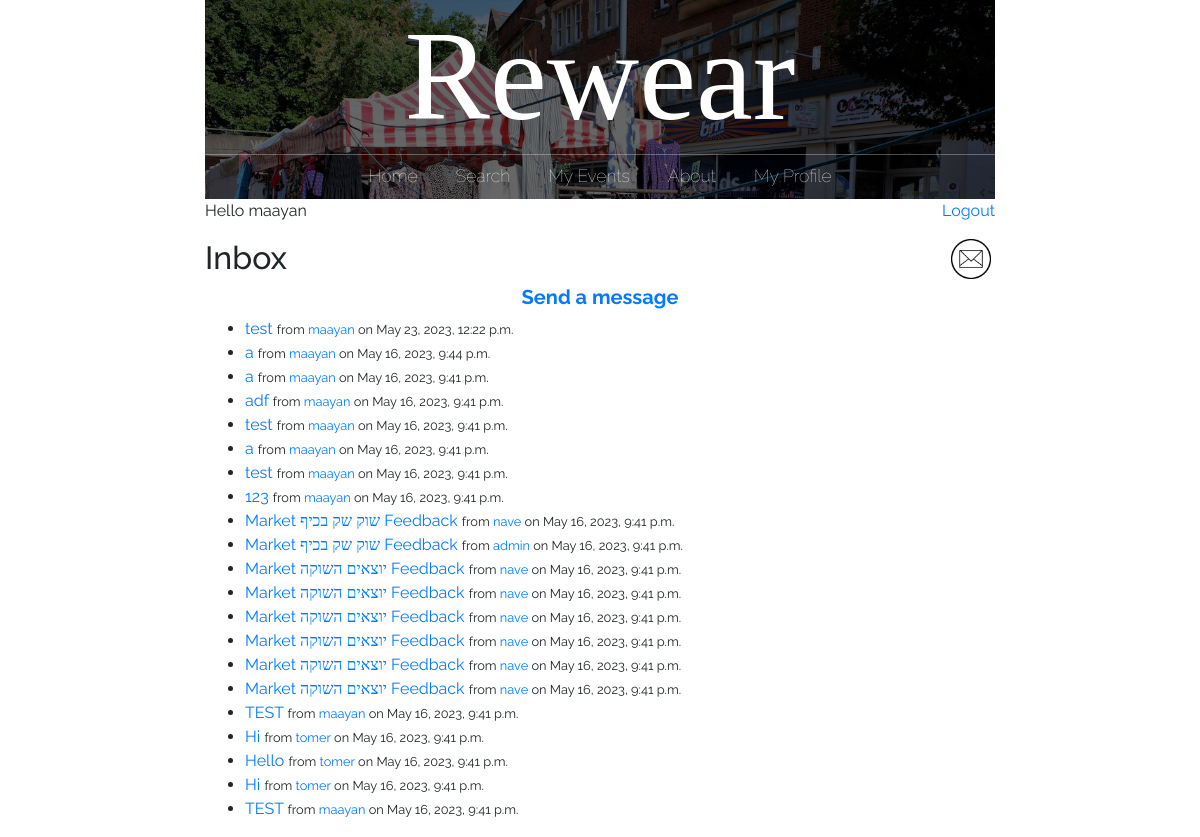
The page /inbox/ (signed in) on the database as committed earlier.
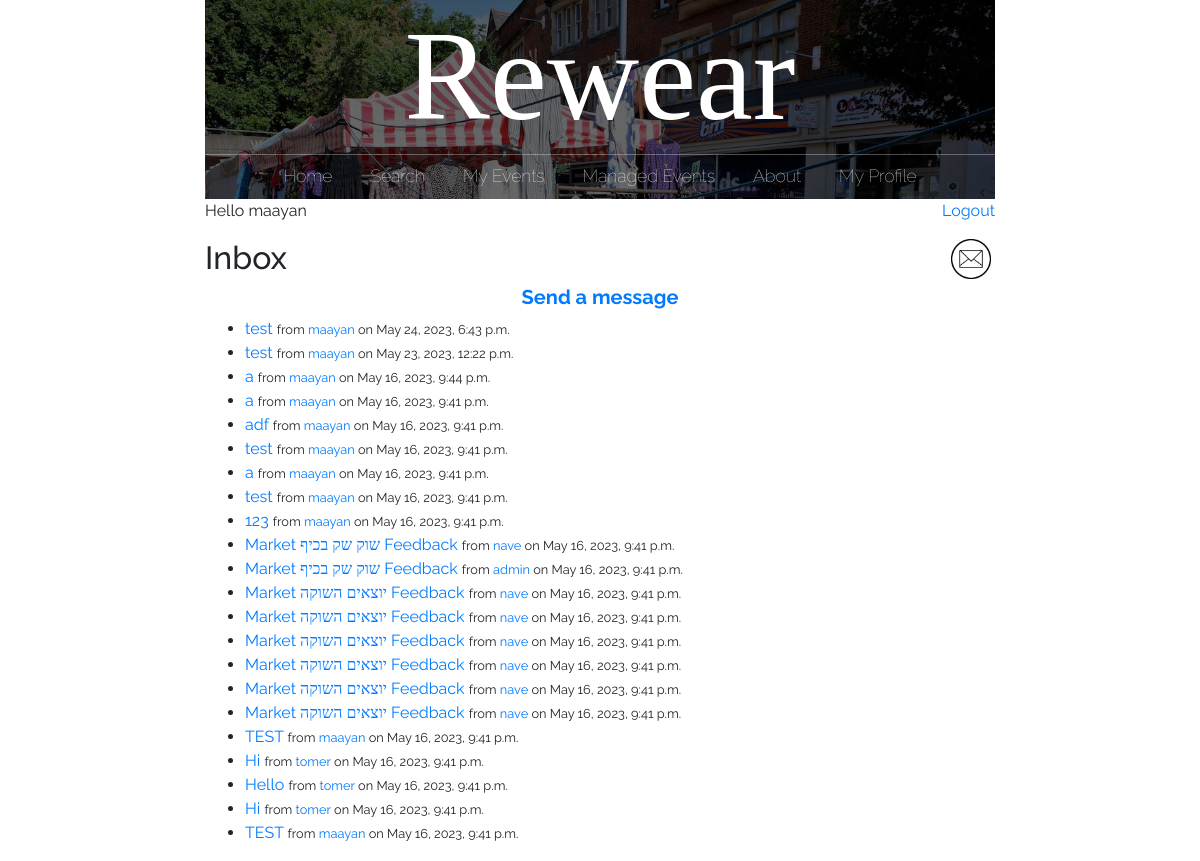
The same page on the database as committed later.
### main/models.py (models this page shows)
class Message(models.Model):
    sender = models.ForeignKey(User, on_delete=models.CASCADE, related_name='sent_messages')
    recipient = models.ForeignKey(User, on_delete=models.CASCADE, related_name='received_messages')
    subject = models.CharField(max_length=255)
    body = models.TextField()
    from django.utils import timezone
    created_at = models.DateTimeField(default=timezone.now)
    is_read = models.BooleanField(default=False)

### main/views.py (the view)
# urls.py: path("inbox/", views.inbox, name="inbox"),
@login_required
def inbox(request):
    messages = Message.objects.filter(recipient=request.user)
    new_mail = new_messages(request.user.username)
    return render(request, 'main/inbox.html', {'messages': messages, 'new_mail': new_mail})

### main/views.py (called while the page is built)
def new_messages(username):
    try:
        messages = Message.objects.filter(recipient=User.objects.filter(username=username)[0])
        for m in messages:
            if not m.is_read:
                return True
        return False
    except:
        return False

### main/templates/main/inbox.html
{% extends 'main/base.html' %}
{% block content %}
  <h2>Inbox</h2>
  <center>
    <a href="/send_message/"><h5><b>Send a message</b></h5></a>
  </center>
  {% if messages %}
    <ul>
      {% for message in messages reversed %}
        <li{% if not message.is_read %} style="font-weight: bold;"{% endif %}>
          <a href="/message_detail/{{message.id}}">
            {% if not message.is_read %}
              <big><b>{{ message.subject }}</b></big>
            {% else %}
              {{ message.subject }}
            {% endif %}
          </a>
          {% if not message.is_read %}
            from <a href="/profile/{{ message.sender.username }}">{{ message.sender.username }}</a> on {{ message.created_at }}
          {% else %}
            <small>from <a href="/profile/{{ message.sender.username }}">{{ message.sender.username }}</a> on {{ message.created_at }}</small>
          {% endif %}
        </li>
      {% endfor %}
    </ul>
  {% else %}
    <p>No messages.</p>
  {% endif %}
{% endblock %}

### main/templates/main/base.html (shortened to what this page needs)
{% load static %}
<!doctype html>
<html>
	<head>
		<link rel="stylesheet" href="https://stackpath.bootstrapcdn.com/bootstrap/4.3.1/css/bootstrap.min.css">
		<link rel="stylesheet" href="{% static 'css/styles.css' %}">
	</head>
	<body>
	<div id = "content", name = "content">
		<div class="row justify-content-center">
			<div class="col-8">
			<center>
					<header class="main-header">
						<h1 class="header-name header-name-large">Rewear</h1>
						<nav class="nav main-nav">
							<ul>
								<li><a href="/">Home</a></li>
								{% if user.is_authenticated %}
									<li><a href="/search_page/">Search</a></li>
									<li><a href="/my_events/{{request.user.id}}">My Events</a></li>
								{% endif %}
								{% if user.groups.all.0.name == 'eventManager' %}
									<li><a href="/managed_events/{{request.user.id}}">Managed Events</a></li>
								{% endif %}
								<li><a href="/about/">About</a></li>
								{% if user.is_authenticated and user.is_superuser %}
									<li><a href="/submissions/">Submissions
									<!--<div style="display: inline-block;">
										<div style="border-radius: 50%; width: 10px; height: 10px; padding: 2px; border: solid; border-color: red;"></div>
									</div>-->
									</a></li>
									<li><a href="/admin/">Administration</a></li>
								{% elif user.is_authenticated and user.is_active%}
								<li><a href="/profile/">My Profile</a></li>
								{% endif %}
							</ul>
						</nav>
					</header>
			</center>
			{% if user.is_authenticated %}
			<p style="text-align:left;">
				<td><left>Hello {{request.user.username}}</left></td>
				<span style="float:right;">
					<td><right><a href="/logout">Logout</a></right></td>
				</span>
			</p>
			<p>
				<span style="float:right;">
					{% if new_mail %}
						<a href="/inbox" style="text-decoration:none">
							<img src='{% static "media/new_mail.png" %}' alt="inbox" height=40px width=40px>&nbsp;
						</a>
					{% else %}
						<a href="/inbox" style="text-decoration:none">
							<img src='{% static "media/mail_icon.png" %}' alt="inbox" height=40px width=40px>&nbsp;
						</a>
					{% endif %}
				</span>
			</p>
			{% endif %}
				{% block content %}
				{% endblock %}
			</div>
		</div>
	</div>
	</body>
</html>

Rows that differ between the two databases and show on the page:
added Message: subject "test", sender.username "maayan", created_at "May 24, 2023, 6:43 p.m."
Other text that changed with them:
text now shown: "Managed Events"
